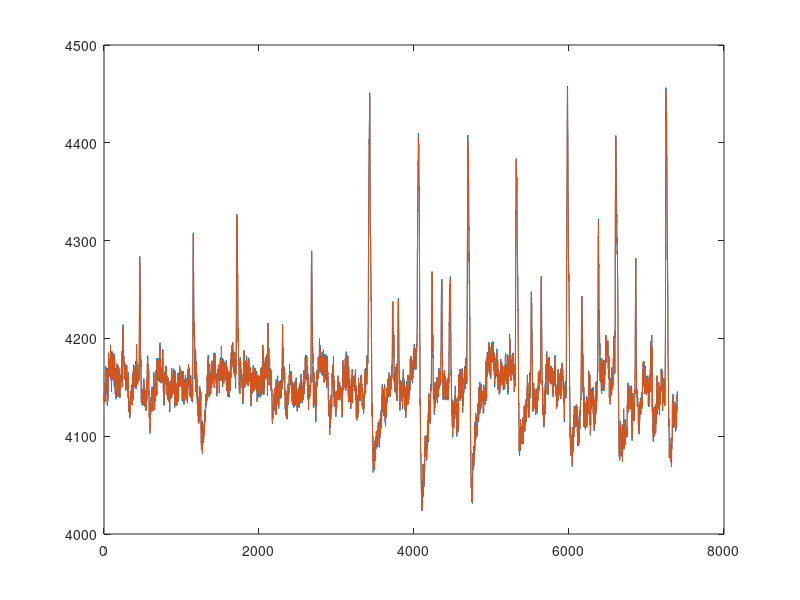

Source code (MATLAB):
%% Load data
clear ; clc; close all;
load('Dx.mat');
Dx=Dx';
%for i = 1:20
i = 1;
    Dx_Sgolay(:,i) = sgolayfilt(Dx(:,i),5,7);
    figure
    plot(Dx(:,i)); hold on;
    plot(Dx_Sgolay(:,i));
%end
Dx_Sgolay = Dx_Sgolay';
